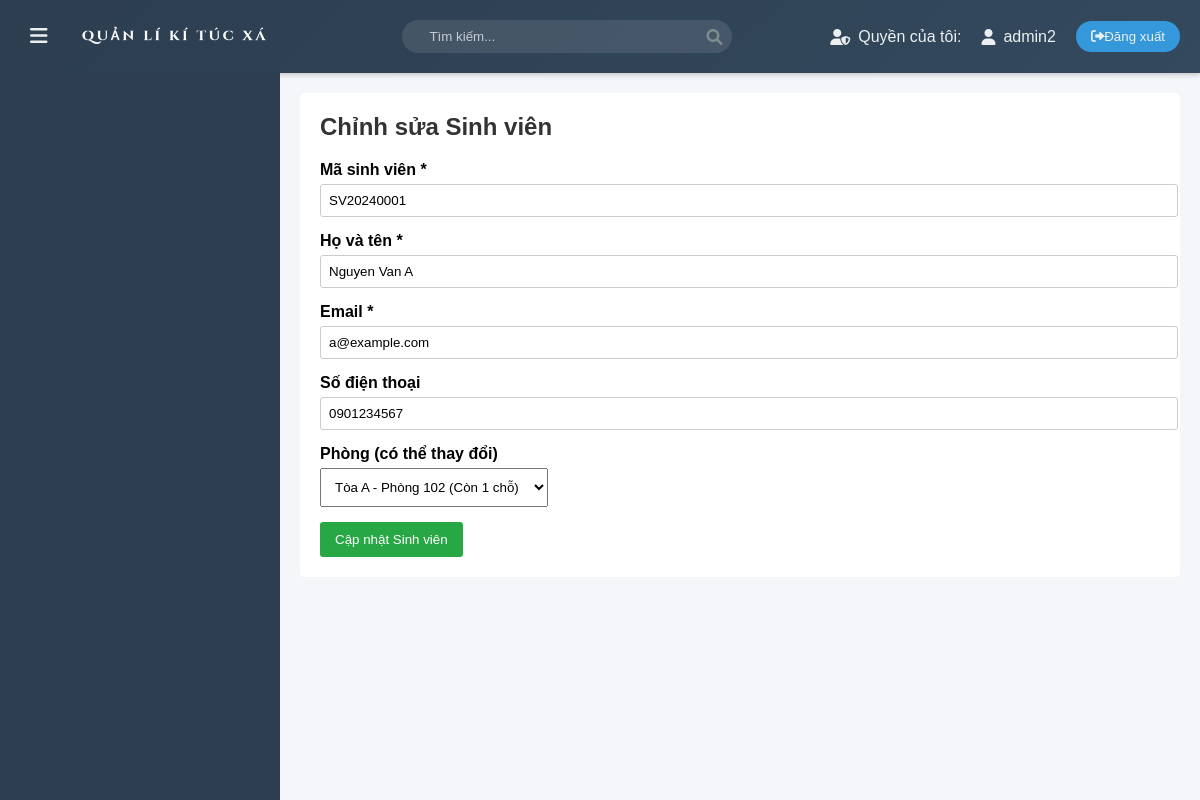
/php/edit_student.php?student_id=1 (signed in), run on the app's committed database.
### tables this page shows
CREATE TABLE Students (
    student_id INT AUTO_INCREMENT PRIMARY KEY,
    student_code VARCHAR(50) UNIQUE NOT NULL,
    full_name VARCHAR(255) NOT NULL,
    email VARCHAR(255) NOT NULL,
    phone VARCHAR(20),
    gender ENUM('Male', 'Female', 'Other') DEFAULT 'Other',
    date_of_birth DATE,
    address VARCHAR(255),
    nationality VARCHAR(50) DEFAULT 'Vietnam',
    major VARCHAR(100),
    year_of_study INT CHECK (year_of_study BETWEEN 1 AND 5),
    gpa DECIMAL(3, 2) CHECK (gpa BETWEEN 0.0 AND 4.0),
    room_id INT,
    status ENUM('Active', 'Inactive', 'Graduated') DEFAULT 'Active',
    FOREIGN KEY (room_id) REFERENCES Rooms(room_id) ON DELETE SET NULL
);

### php/edit_student.php (the view, shortened to what this page needs)
<?php
include 'db_connect.php';
if (isset($_GET['student_id'])) {
    $student_id = $_GET['student_id'];
    $sql = "SELECT * FROM Students WHERE student_id = ?";
    $stmt = $conn->prepare($sql);
    $stmt->bind_param("i", $student_id);
    $stmt->execute();
    $result = $stmt->get_result();
    $student = $result->fetch_assoc();
    $sql_rooms = "
        SELECT r.room_id, r.building, r.room_number, r.capacity, r.status,
               (SELECT COUNT(*) FROM Students s WHERE s.room_id = r.room_id) AS current_occupancy
        FROM Rooms r
        WHERE r.status = 'available' OR r.status = 'occupied' OR r.room_id = ?
        ORDER BY r.building, r.room_number
    ";
    $stmt_rooms = $conn->prepare($sql_rooms);
    $stmt_rooms->bind_param("i", $student['room_id']);
    $stmt_rooms->execute();
    $result_rooms = $stmt_rooms->get_result();
    $rooms = [];
    while ($row = $result_rooms->fetch_assoc()) {
        $remaining_capacity = $row['capacity'] - $row['current_occupancy'];
        if ($row['room_id'] == $student['room_id'] || $remaining_capacity > 0) {
            $rooms[] = [
                'room_id' => $row['room_id'],
                'building' => $row['building'],
                'room_number' => $row['room_number'],
                'remaining_capacity' => $remaining_capacity + ($row['room_id'] == $student['room_id'] ? 1 : 0)
            ];
        }
    }
} else {
    header("Location: students_list.php?message=ID sinh viên không hợp lệ.&type=error");
    exit;
}
?>
<!DOCTYPE html>
<html lang="vi">
<head>
    <link rel="stylesheet" href="../assest/css/main.css">
    <link rel="stylesheet" href="../assest/css/manage_students.css">
    <link rel="stylesheet" href="https://cdnjs.cloudflare.com/ajax/libs/font-awesome/6.0.0/css/all.min.css">
</head>
<body>
    <?php include 'layout/header.php'; ?>
    <div class="container">
        <?php include 'layout/menu.php'; ?>
        <main class="content">
            <div class="edit-student-container">
                <h2>Chỉnh sửa Sinh viên</h2>
                <form action="process_edit_student.php" method="POST" id="edit-student-form">
                    <div class="form-group">
                        <label for="student_code">Mã sinh viên *</label>
                        <input type="text" name="student_code" id="student_code" value="<?php echo htmlspecialchars($student['student_code']); ?>" required>
                    </div>
                    <div class="form-group">
                        <label for="full_name">Họ và tên *</label>
                        <input type="text" name="full_name" id="full_name" value="<?php echo htmlspecialchars($student['full_name']); ?>" required>
                    </div>
                    <div class="form-group">
                        <label for="email">Email *</label>
                        <input type="email" name="email" id="email" value="<?php echo htmlspecialchars($student['email']); ?>" required>
                    </div>
                    <div class="form-group">
                        <label for="phone">Số điện thoại</label>
                        <input type="text" name="phone" id="phone" value="<?php echo htmlspecialchars($student['phone']); ?>">
                    </div>
                    <div class="form-group">
                        <label for="room_id">Phòng (có thể thay đổi)</label>
                        <select style="padding: 10px;" name="room_id" id="room_id">
                            <?php foreach ($rooms as $room): ?>
                                <option value="<?php echo htmlspecialchars($room['room_id']); ?>" <?php if ($student['room_id'] == $room['room_id']) echo 'selected'; ?>>
                                    Tòa <?php echo htmlspecialchars($room['building']); ?> - Phòng <?php echo htmlspecialchars($room['room_number']); ?> (Còn <?php echo $room['remaining_capacity']; ?> chỗ)
                                </option>
                            <?php endforeach; ?>
                        </select>
                    </div>
                    <button type="submit" class="submit-btn">Cập nhật Sinh viên</button>
                </form>
            </div>
        </main>
    </div>
</body>
</html>

### assest/css/main.css (style rules this page uses)
:root { --primary-color: #2c3e50; --secondary-color: #34495e; --accent-color: #3498db; --text-color: #ecf0f1; --hover-color: #2980b9; --transition-speed: 0.3s; }
body { font-family: 'Segoe UI', Tahoma, Geneva, Verdana, sans-serif; margin: 0; padding: 0; background-color: #f5f6fa; }
.container { display: flex; min-height: calc(100vh - 70px); }
.content { flex-grow: 1; padding: 30px; transition: var(--transition-speed); }

### assest/css/manage_students.css (style rules this page uses)
body { font-family: Arial, sans-serif; background-color: #f4f6f9; margin: 0; padding: 0; }
.container { display: flex; }
.content { flex: 1; padding: 20px; }
h2 { margin-top: 0; color: #333; }
.add-student-container, .edit-student-container { background-color: #fff; padding: 20px; border-radius: 5px; }
.form-group { margin-bottom: 15px; }
.form-group label { display: block; font-weight: bold; margin-bottom: 5px; }
.form-group input[type="text"], .form-group input[type="email"] { width: 100%; padding: 8px; border-radius: 3px; border: 1px solid #ccc; }
.submit-btn { padding: 10px 15px; background-color: #28a745; color: #fff; border: none; border-radius: 3px; cursor: pointer; }

### data on the page
students: student_code "SV20240001", full_name "Nguyen Van A", email "a@example.com", phone "0901234567", room_id "Tòa A - Phòng 102 (Còn 1 chỗ)"

### other printed values
$username "admin2"
